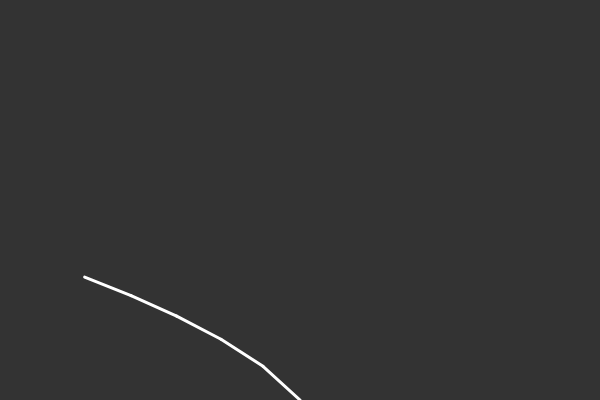
Frame 1 (no input)
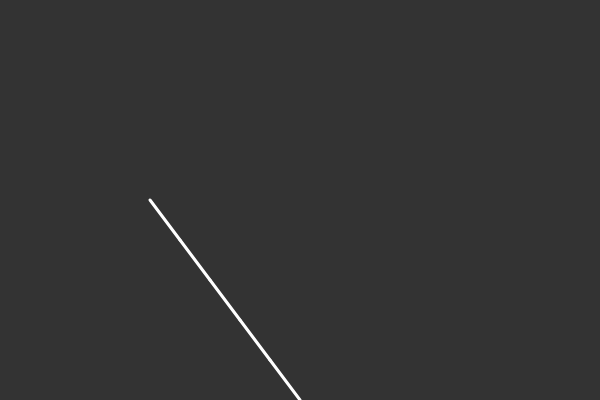
Frame 60 (no input)
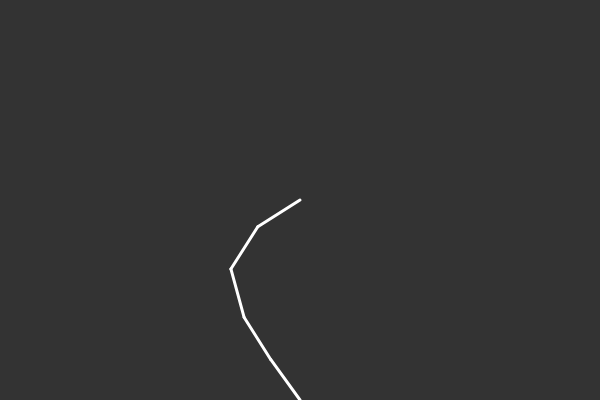
Frame 120 (the mouse pressed at the canvas centre since frame 60)

The p5.js sketch that drew these frames (run headless with seeded random() and noise() and a simulated clock; from frame 60 on, the mouse is pressed at the canvas centre):

// p5.js sketch
// ── sketch.js
// globals
let end, start, base;

// constant
const SCREEN_SIZE = 400;

// Setup
function setup() {
  createCanvas(SCREEN_SIZE * 1.5, SCREEN_SIZE);
  
  let x = width / 2;
  let y = height;
  let point = new p5.Vector(x, y/2);
  start = new Segment(point, 50, 0);
  let current = start;
  
  for(let i = 0; i < 4; i++){
    let next = new Segment(current, 50, i);
    current.child = next;
    current = next;
  }
  end = current;
  base = new p5.Vector(x, y)
}
// Draw
function draw(){
  background(51);
  
  end.follow(mouseX, mouseY);
  end.update();
    
  let next = end.par;
  while(next){
    next.follow();
    next.update();
    next = next.par;
  }
  
  start.setA(base);
  start.calculateB();
  next = start.child;
  
  while(next){
    next.attachA();
    next.calculateB();
    next = next.child;
  }
  
  end.show();
  next = end.par;
  
  while(next){
    next.show();
    next = next.par;
  }
}

// Action
// ── segment.js
class Segment{
  constructor(point, len, i){
    if(point.hasOwnProperty("angle")){
      this.par = point;
      this.a = this.par.b.copy();
    } else {
      this.par = false;
      this.a = point;
    }
    
    this.b = new p5.Vector();
    this.angle = 0;
    
    this.sw = map(i, 0, 20, 1, 10);
    this.len = len;
    this.calculateB();
  }
  
  setA(pos){
    this.a = pos.copy();
  }
  
  attachA(){
    this.setA(this.par.b);
  }
  
  follow(tx, ty){
    if(typeof(ty) == "undefined"){
      let targetX = this.child.a.x;
      let targetY = this.child.a.y;
      this.follow(targetX, targetY);
    } else {
      let target = new p5.Vector(tx, ty);
      let dir = p5.Vector.sub(target, this.a);
      this.angle = dir.heading();
      dir.setMag(this.len);
      dir.mult(-1);
      this.a = p5.Vector.add(target, dir);
    }
  }
  
  update(){
    this.calculateB();
  }
  
  calculateB(){
    let dx = this.len * cos(this.angle);
    let dy = this.len * sin(this.angle);
    this.b.set(this.a.x + dx, this.a.y + dy);
  }
  
  show(){
    stroke(255);
    strokeWeight(3);
    line(this.a.x, this.a.y, this.b.x, this.b.y);
  }
}
